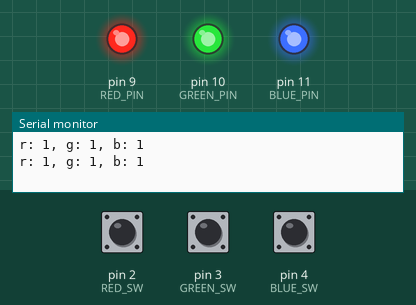
This sketch was run on a simulated Arduino Uno, built with avr-gcc and run on an emulated ATmega328P. Parts: output pins drawn as LEDs (lit = HIGH), the last lines printed to the serial monitor. Inputs (shaded band) come from the test bench; at power-on: pin 2 (RED_SW) HIGH, pin 3 (GREEN_SW) HIGH, pin 4 (BLUE_SW) HIGH.

Above: at 1.8 s.
1.9 s: pin 2 (RED_SW) pulled LOW for 0.6 s
At 2.8 s:
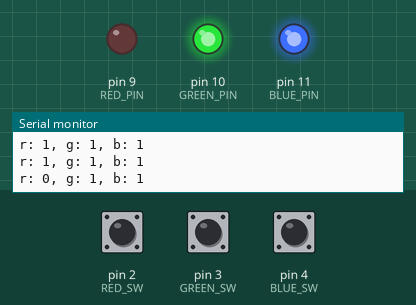
4.5 s: pin 3 (GREEN_SW) pulled LOW for 0.6 s
At 5.3 s:
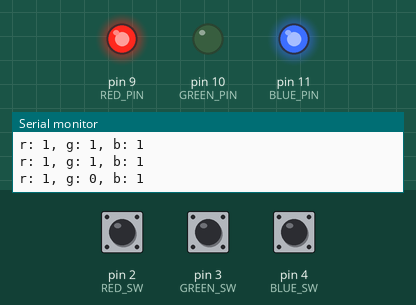
7.5 s: pin 4 (BLUE_SW) pulled LOW for 0.6 s
At 8.8 s:
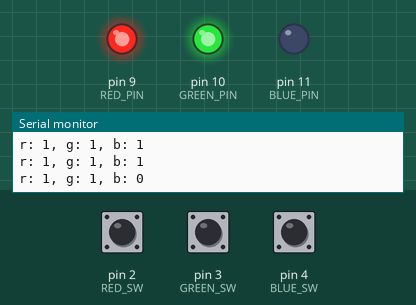
10.5 s: pin 4 (BLUE_SW) pulled LOW for 3.2 s
At 14.7 s:
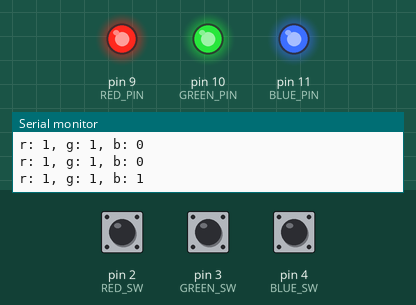
15.5 s: pin 2 (RED_SW) pulled LOW for 3.2 s
At 17.4 s:
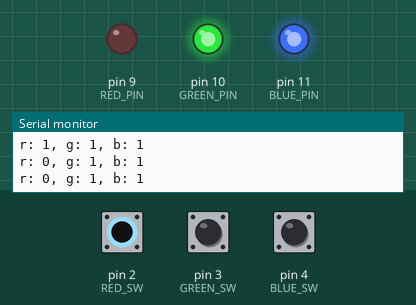
20.5 s: pin 2 (RED_SW) driven LOW and pin 3 (GREEN_SW) driven LOW
At 21.3 s:
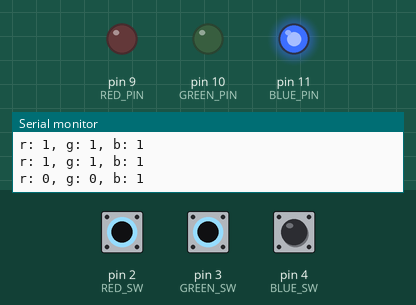
Timing chart, 0 to 23.5 s (numbered marks = the images above; inputs shaded):
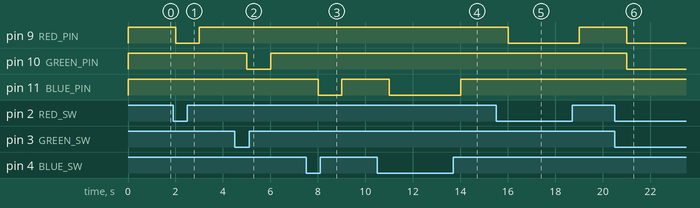

The sketch:

full_color_LED.ino
```cpp
const int RED_PIN = 9;
const int GREEN_PIN = 10;
const int BLUE_PIN = 11;

const int RED_SW = 2;
const int GREEN_SW = 3;
const int BLUE_SW = 4;

void setup() {
  pinMode(RED_PIN, OUTPUT);
  pinMode(GREEN_PIN, OUTPUT);
  pinMode(BLUE_PIN, OUTPUT);

  pinMode(RED_SW, INPUT_PULLUP);
  pinMode(GREEN_SW, INPUT_PULLUP);
  pinMode(BLUE_SW, INPUT_PULLUP);

  Serial.begin(9600);
}

void loop() {
  int rValue = digitalRead(RED_SW);
  int gValue = digitalRead(GREEN_SW);
  int bValue = digitalRead(BLUE_SW);

  Serial.println("r: " + String(rValue) + ", g: " + String(gValue) + ", b: " + String(bValue));

  if(digitalRead(RED_SW)) {
    digitalWrite(RED_PIN, HIGH);
  } else {
    digitalWrite(RED_PIN, LOW);
  }

  if(digitalRead(GREEN_SW)) {
    digitalWrite(GREEN_PIN, HIGH);
  } else {
    digitalWrite(GREEN_PIN, LOW);
  }

  if(digitalRead(BLUE_SW)) {
    digitalWrite(BLUE_PIN, HIGH);
  } else {
    digitalWrite(BLUE_PIN, LOW);
  }

  delay(1000);
}
```

Measured:
- after the input at 1.9 s, pin 9 (RED_PIN): HIGH → LOW after 0.10 s, → HIGH 1.0 s later
- after the input at 4.5 s, pin 10 (GREEN_PIN): HIGH → LOW after 0.50 s, → HIGH 1.0 s later
- after the input at 7.5 s, pin 11 (BLUE_PIN): HIGH → LOW after 0.50 s, → HIGH 1.0 s later
- after the input at 10.5 s, pin 11 (BLUE_PIN): HIGH → LOW after 0.51 s, → HIGH 3.0 s later
- after the input at 15.5 s, pin 9 (RED_PIN): HIGH → LOW after 0.51 s, → HIGH 3.0 s later
- after the input at 20.5 s, pin 9 (RED_PIN), pin 10 (GREEN_PIN): HIGH → LOW after 0.51 s
